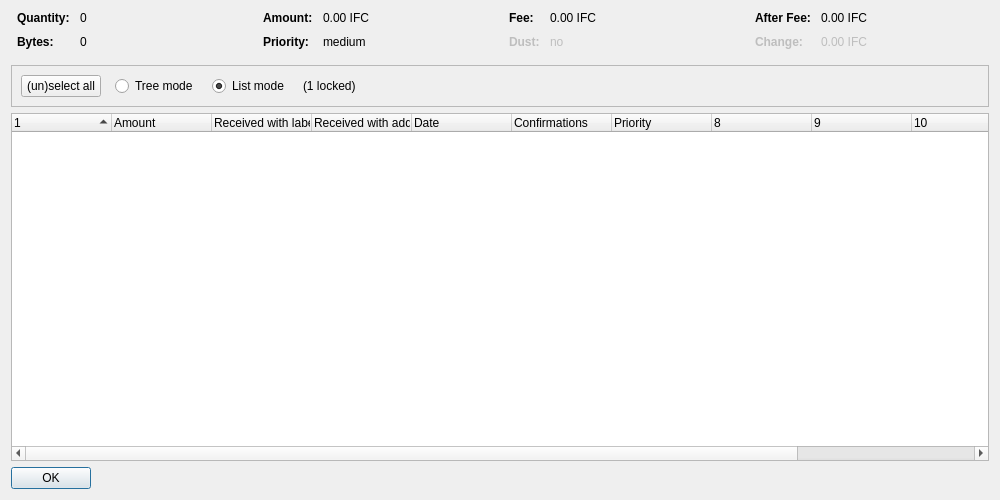
<?xml version="1.0" encoding="UTF-8"?>
<ui version="4.0">
 <class>CoinControlDialog</class>
 <widget class="QDialog" name="CoinControlDialog">
  <property name="geometry">
   <rect>
    <x>0</x>
    <y>0</y>
    <width>1000</width>
    <height>500</height>
   </rect>
  </property>
  <property name="windowTitle">
   <string>Coin Selection</string>
  </property>
  <layout class="QVBoxLayout" name="verticalLayout">
   <item>
    <layout class="QHBoxLayout" name="horizontalLayoutTop" stretch="0,0,0,0">
     <property name="topMargin">
      <number>0</number>
     </property>
     <property name="bottomMargin">
      <number>10</number>
     </property>
     <item>
      <layout class="QFormLayout" name="formLayoutCoinControl1">
       <property name="horizontalSpacing">
        <number>10</number>
       </property>
       <property name="verticalSpacing">
        <number>10</number>
       </property>
       <property name="leftMargin">
        <number>6</number>
       </property>
       <property name="rightMargin">
        <number>6</number>
       </property>
       <item row="0" column="0">
        <widget class="QLabel" name="labelCoinControlQuantityText">
         <property name="font">
          <font>
           <weight>75</weight>
           <bold>true</bold>
          </font>
         </property>
         <property name="text">
          <string>Quantity:</string>
         </property>
        </widget>
       </item>
       <item row="0" column="1">
        <widget class="QLabel" name="labelCoinControlQuantity">
         <property name="cursor">
          <cursorShape>IBeamCursor</cursorShape>
         </property>
         <property name="contextMenuPolicy">
          <enum>Qt::ActionsContextMenu</enum>
         </property>
         <property name="text">
          <string notr="true">0</string>
         </property>
         <property name="textInteractionFlags">
          <set>Qt::LinksAccessibleByMouse|Qt::TextSelectableByKeyboard|Qt::TextSelectableByMouse</set>
         </property>
        </widget>
       </item>
       <item row="1" column="0">
        <widget class="QLabel" name="labelCoinControlBytesText">
         <property name="font">
          <font>
           <weight>75</weight>
           <bold>true</bold>
          </font>
         </property>
         <property name="text">
          <string>Bytes:</string>
         </property>
        </widget>
       </item>
       <item row="1" column="1">
        <widget class="QLabel" name="labelCoinControlBytes">
         <property name="cursor">
          <cursorShape>IBeamCursor</cursorShape>
         </property>
         <property name="contextMenuPolicy">
          <enum>Qt::ActionsContextMenu</enum>
         </property>
         <property name="text">
          <string notr="true">0</string>
         </property>
         <property name="textInteractionFlags">
          <set>Qt::LinksAccessibleByMouse|Qt::TextSelectableByKeyboard|Qt::TextSelectableByMouse</set>
         </property>
        </widget>
       </item>
      </layout>
     </item>
     <item>
      <layout class="QFormLayout" name="formLayoutCoinControl2">
       <property name="horizontalSpacing">
        <number>10</number>
       </property>
       <property name="verticalSpacing">
        <number>10</number>
       </property>
       <property name="leftMargin">
        <number>6</number>
       </property>
       <property name="rightMargin">
        <number>6</number>
       </property>
       <item row="0" column="0">
        <widget class="QLabel" name="labelCoinControlAmountText">
         <property name="font">
          <font>
           <weight>75</weight>
           <bold>true</bold>
          </font>
         </property>
         <property name="text">
          <string>Amount:</string>
         </property>
        </widget>
       </item>
       <item row="0" column="1">
        <widget class="QLabel" name="labelCoinControlAmount">
         <property name="cursor">
          <cursorShape>IBeamCursor</cursorShape>
         </property>
         <property name="contextMenuPolicy">
          <enum>Qt::ActionsContextMenu</enum>
         </property>
         <property name="text">
          <string notr="true">0.00 IFC</string>
         </property>
         <property name="textInteractionFlags">
          <set>Qt::LinksAccessibleByMouse|Qt::TextSelectableByKeyboard|Qt::TextSelectableByMouse</set>
         </property>
        </widget>
       </item>
       <item row="1" column="0">
        <widget class="QLabel" name="labelCoinControlPriorityText">
         <property name="font">
          <font>
           <weight>75</weight>
           <bold>true</bold>
          </font>
         </property>
         <property name="text">
          <string>Priority:</string>
         </property>
        </widget>
       </item>
       <item row="1" column="1">
        <widget class="QLabel" name="labelCoinControlPriority">
         <property name="cursor">
          <cursorShape>IBeamCursor</cursorShape>
         </property>
         <property name="contextMenuPolicy">
          <enum>Qt::ActionsContextMenu</enum>
         </property>
         <property name="text">
          <string notr="true">medium</string>
         </property>
         <property name="textInteractionFlags">
          <set>Qt::LinksAccessibleByMouse|Qt::TextSelectableByKeyboard|Qt::TextSelectableByMouse</set>
         </property>
        </widget>
       </item>
      </layout>
     </item>
     <item>
      <layout class="QFormLayout" name="formLayoutCoinControl3">
       <property name="horizontalSpacing">
        <number>10</number>
       </property>
       <property name="verticalSpacing">
        <number>10</number>
       </property>
       <property name="leftMargin">
        <number>6</number>
       </property>
       <property name="rightMargin">
        <number>6</number>
       </property>
       <item row="0" column="0">
        <widget class="QLabel" name="labelCoinControlFeeText">
         <property name="font">
          <font>
           <weight>75</weight>
           <bold>true</bold>
          </font>
         </property>
         <property name="text">
          <string>Fee:</string>
         </property>
        </widget>
       </item>
       <item row="0" column="1">
        <widget class="QLabel" name="labelCoinControlFee">
         <property name="cursor">
          <cursorShape>IBeamCursor</cursorShape>
         </property>
         <property name="contextMenuPolicy">
          <enum>Qt::ActionsContextMenu</enum>
         </property>
         <property name="text">
          <string notr="true">0.00 IFC</string>
         </property>
         <property name="textInteractionFlags">
          <set>Qt::LinksAccessibleByMouse|Qt::TextSelectableByKeyboard|Qt::TextSelectableByMouse</set>
         </property>
        </widget>
       </item>
       <item row="1" column="0">
        <widget class="QLabel" name="labelCoinControlLowOutputText">
         <property name="enabled">
          <bool>false</bool>
         </property>
         <property name="font">
          <font>
           <weight>75</weight>
           <bold>true</bold>
          </font>
         </property>
         <property name="text">
          <string>Dust:</string>
         </property>
        </widget>
       </item>
       <item row="1" column="1">
        <widget class="QLabel" name="labelCoinControlLowOutput">
         <property name="enabled">
          <bool>false</bool>
         </property>
         <property name="cursor">
          <cursorShape>IBeamCursor</cursorShape>
         </property>
         <property name="contextMenuPolicy">
          <enum>Qt::ActionsContextMenu</enum>
         </property>
         <property name="text">
          <string notr="true">no</string>
         </property>
         <property name="textInteractionFlags">
          <set>Qt::LinksAccessibleByMouse|Qt::TextSelectableByKeyboard|Qt::TextSelectableByMouse</set>
         </property>
        </widget>
       </item>
      </layout>
     </item>
     <item>
      <layout class="QFormLayout" name="formLayoutCoinControl4">
       <property name="horizontalSpacing">
        <number>10</number>
       </property>
       <property name="verticalSpacing">
        <number>10</number>
       </property>
       <property name="leftMargin">
        <number>6</number>
       </property>
       <property name="rightMargin">
        <number>6</number>
       </property>
       <item row="0" column="0">
        <widget class="QLabel" name="labelCoinControlAfterFeeText">
         <property name="font">
          <font>
           <weight>75</weight>
           <bold>true</bold>
          </font>
         </property>
         <property name="text">
          <string>After Fee:</string>
         </property>
        </widget>
       </item>
       <item row="0" column="1">
        <widget class="QLabel" name="labelCoinControlAfterFee">
         <property name="cursor">
          <cursorShape>IBeamCursor</cursorShape>
         </property>
         <property name="contextMenuPolicy">
          <enum>Qt::ActionsContextMenu</enum>
         </property>
         <property name="text">
          <string notr="true">0.00 IFC</string>
         </property>
         <property name="textInteractionFlags">
          <set>Qt::LinksAccessibleByMouse|Qt::TextSelectableByKeyboard|Qt::TextSelectableByMouse</set>
         </property>
        </widget>
       </item>
       <item row="1" column="0">
        <widget class="QLabel" name="labelCoinControlChangeText">
         <property name="enabled">
          <bool>false</bool>
         </property>
         <property name="font">
          <font>
           <weight>75</weight>
           <bold>true</bold>
          </font>
         </property>
         <property name="text">
          <string>Change:</string>
         </property>
        </widget>
       </item>
       <item row="1" column="1">
        <widget class="QLabel" name="labelCoinControlChange">
         <property name="enabled">
          <bool>false</bool>
         </property>
         <property name="cursor">
          <cursorShape>IBeamCursor</cursorShape>
         </property>
         <property name="contextMenuPolicy">
          <enum>Qt::ActionsContextMenu</enum>
         </property>
         <property name="text">
          <string notr="true">0.00 IFC</string>
         </property>
         <property name="textInteractionFlags">
          <set>Qt::LinksAccessibleByMouse|Qt::TextSelectableByKeyboard|Qt::TextSelectableByMouse</set>
         </property>
        </widget>
       </item>
      </layout>
     </item>
    </layout>
   </item>
   <item>
    <widget class="QFrame" name="frame">
     <property name="minimumSize">
      <size>
       <width>0</width>
       <height>40</height>
      </size>
     </property>
     <property name="frameShape">
      <enum>QFrame::StyledPanel</enum>
     </property>
     <property name="frameShadow">
      <enum>QFrame::Sunken</enum>
     </property>
     <layout class="QHBoxLayout" name="horizontalLayout">
      <item>
       <layout class="QHBoxLayout" name="horizontalLayoutPanel" stretch="0,0,0,0,0">
        <property name="spacing">
         <number>14</number>
        </property>
        <item>
         <widget class="QPushButton" name="pushButtonSelectAll">
          <property name="sizePolicy">
           <sizepolicy hsizetype="Maximum" vsizetype="Fixed">
            <horstretch>0</horstretch>
            <verstretch>0</verstretch>
           </sizepolicy>
          </property>
          <property name="text">
           <string>(un)select all</string>
          </property>
          <property name="autoDefault">
           <bool>false</bool>
          </property>
         </widget>
        </item>
        <item>
         <widget class="QRadioButton" name="radioTreeMode">
          <property name="sizePolicy">
           <sizepolicy hsizetype="Maximum" vsizetype="Fixed">
            <horstretch>0</horstretch>
            <verstretch>0</verstretch>
           </sizepolicy>
          </property>
          <property name="text">
           <string>Tree mode</string>
          </property>
         </widget>
        </item>
        <item>
         <widget class="QRadioButton" name="radioListMode">
          <property name="sizePolicy">
           <sizepolicy hsizetype="Maximum" vsizetype="Fixed">
            <horstretch>0</horstretch>
            <verstretch>0</verstretch>
           </sizepolicy>
          </property>
          <property name="text">
           <string>List mode</string>
          </property>
          <property name="checked">
           <bool>true</bool>
          </property>
         </widget>
        </item>
        <item>
         <widget class="QLabel" name="labelLocked">
          <property name="text">
           <string notr="true">(1 locked)</string>
          </property>
         </widget>
        </item>
        <item>
         <spacer name="horizontalSpacer">
          <property name="orientation">
           <enum>Qt::Horizontal</enum>
          </property>
          <property name="sizeHint" stdset="0">
           <size>
            <width>40</width>
            <height>20</height>
           </size>
          </property>
         </spacer>
        </item>
       </layout>
      </item>
     </layout>
    </widget>
   </item>
   <item>
    <widget class="CoinControlTreeWidget" name="treeWidget">
     <property name="contextMenuPolicy">
      <enum>Qt::CustomContextMenu</enum>
     </property>
     <property name="sortingEnabled">
      <bool>false</bool>
     </property>
     <property name="columnCount">
      <number>12</number>
     </property>
     <attribute name="headerShowSortIndicator" stdset="0">
      <bool>true</bool>
     </attribute>
     <attribute name="headerStretchLastSection">
      <bool>false</bool>
     </attribute>
     <column>
      <property name="text">
       <string/>
      </property>
     </column>
     <column>
      <property name="text">
       <string>Amount</string>
      </property>
     </column>
     <column>
      <property name="text">
       <string>Received with label</string>
      </property>
     </column>
     <column>
      <property name="text">
       <string>Received with address</string>
      </property>
     </column>
     <column>
      <property name="text">
       <string>Date</string>
      </property>
     </column>
     <column>
      <property name="text">
       <string>Confirmations</string>
      </property>
      <property name="toolTip">
       <string>Confirmed</string>
      </property>
     </column>
     <column>
      <property name="text">
       <string>Priority</string>
      </property>
     </column>
     <column>
      <property name="text">
       <string/>
      </property>
     </column>
     <column>
      <property name="text">
       <string/>
      </property>
     </column>
     <column>
      <property name="text">
       <string/>
      </property>
     </column>
     <column>
      <property name="text">
       <string/>
      </property>
     </column>
     <column>
      <property name="text">
       <string/>
      </property>
     </column>
    </widget>
   </item>
   <item>
    <widget class="QDialogButtonBox" name="buttonBox">
     <property name="sizePolicy">
      <sizepolicy hsizetype="Maximum" vsizetype="Fixed">
       <horstretch>0</horstretch>
       <verstretch>0</verstretch>
      </sizepolicy>
     </property>
     <property name="orientation">
      <enum>Qt::Horizontal</enum>
     </property>
     <property name="standardButtons">
      <set>QDialogButtonBox::Ok</set>
     </property>
    </widget>
   </item>
  </layout>
 </widget>
 <customwidgets>
  <customwidget>
   <class>CoinControlTreeWidget</class>
   <extends>QTreeWidget</extends>
   <header>coincontroltreewidget.h</header>
  </customwidget>
 </customwidgets>
 <resources/>
 <connections/>
</ui>
